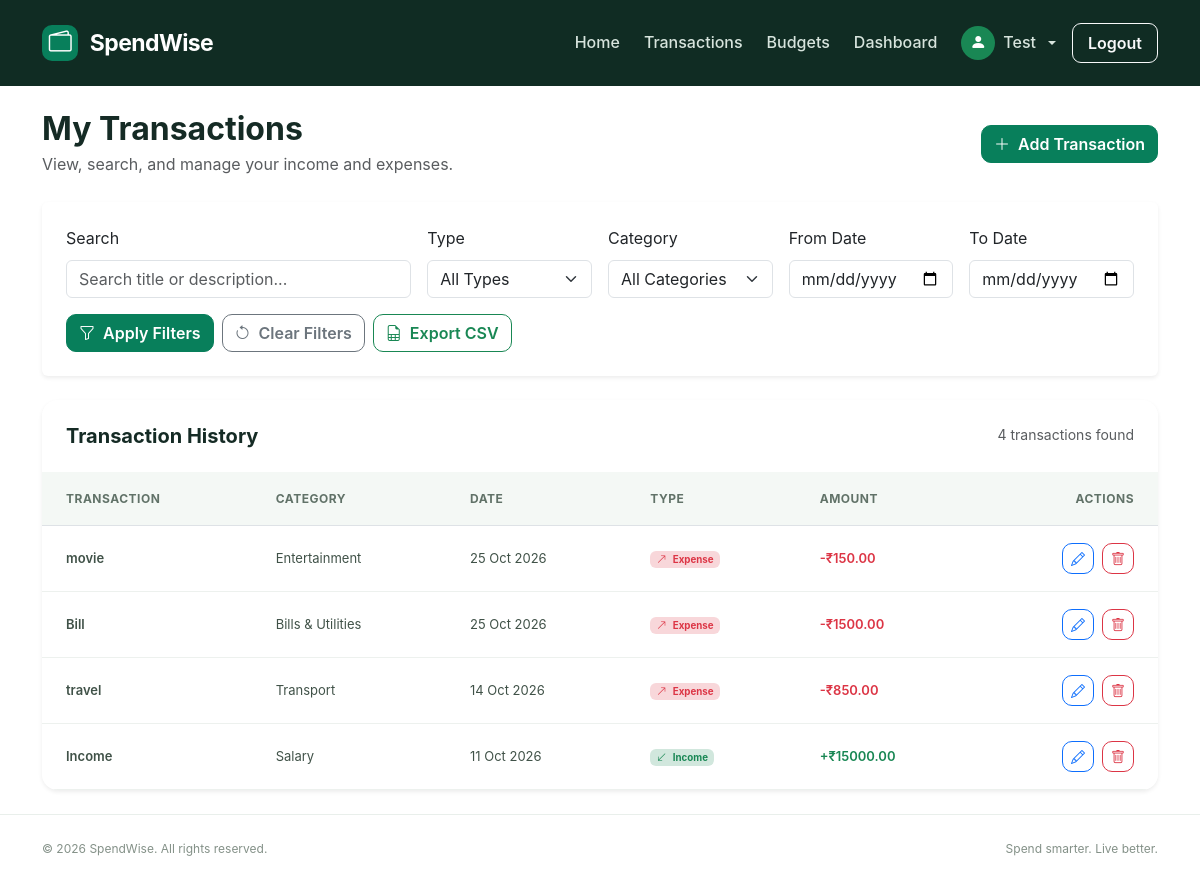
Page /transactions/ (signed in) on the earlier database version.
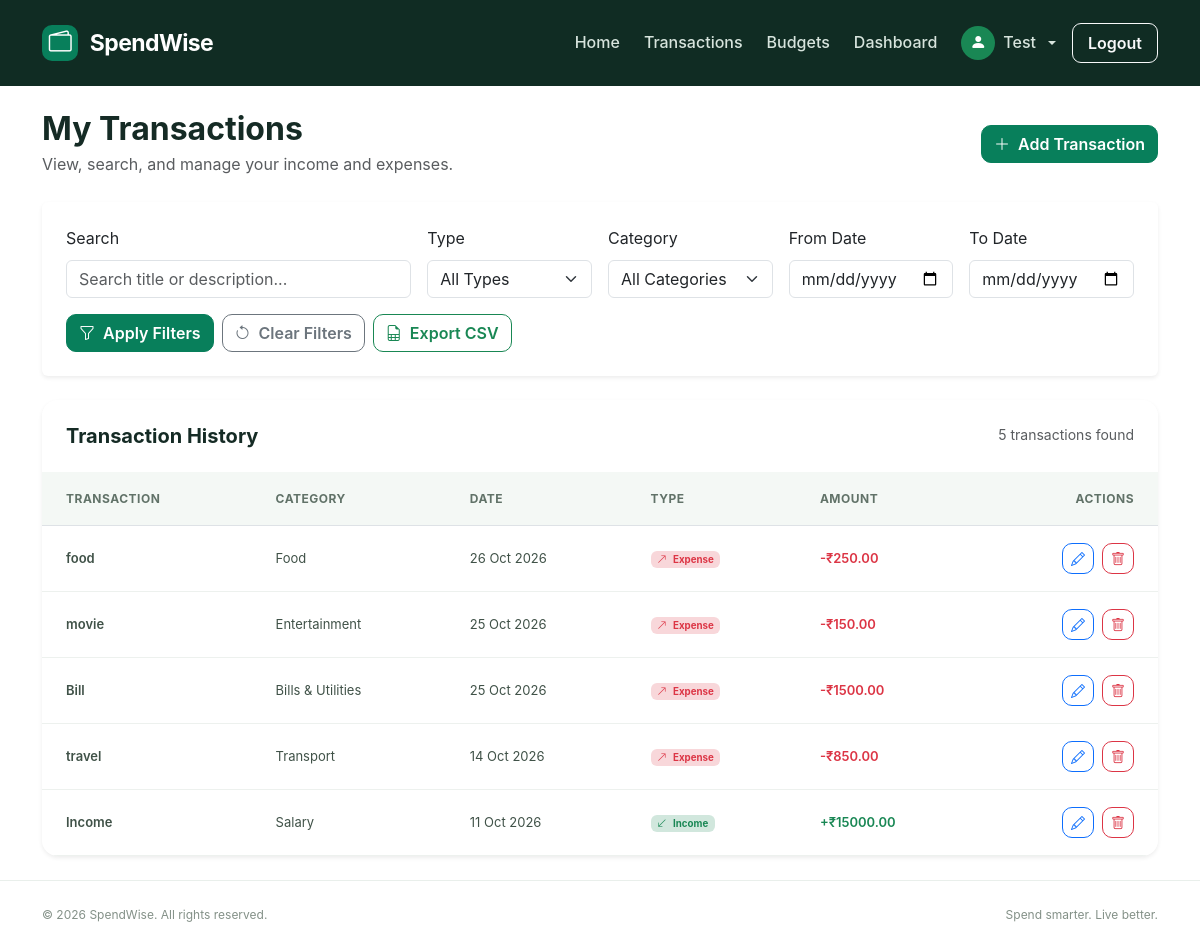
Same page on the later database version.
### transactions/models.py (models this page shows, shortened)
class Transaction(models.Model):
    TRANSACTION_TYPES = [
        ('income', 'Income'),
        ('expense', 'Expense'),
    ]
    STATUS_CHOICES = [
        ('planned', 'Planned'),
        ('completed', 'Completed'),
    ]
    status = models.CharField(
        max_length=10,
        choices=STATUS_CHOICES,
        default='completed',
    )
    CATEGORY_CHOICES = [
        ('salary', 'Salary'),
        ('food', 'Food'),
        ('transport', 'Transport'),
        ('shopping', 'Shopping'),
        ('bills', 'Bills & Utilities'),
        ('health', 'Health'),
        ('education', 'Education'),
        ('entertainment', 'Entertainment'),
        ('grocery','Grocery'),
        ('other', 'Other'),
    ]
    user = models.ForeignKey(
        User,
        on_delete=models.CASCADE,
        related_name='transactions'
    )
    title = models.CharField(max_length=100)
    amount = models.DecimalField(
        max_digits=12,
        decimal_places=2,
        validators=[MinValueValidator(0.01)]
    )
    transaction_type = models.CharField(
        max_length=10,
        choices=TRANSACTION_TYPES
    )
    category = models.CharField(
        max_length=20,
        choices=CATEGORY_CHOICES,
        default='other'
    )
    date = models.DateField()
    description = models.TextField(blank=True)
    created_at = models.DateTimeField(auto_now_add=True)
    updated_at = models.DateTimeField(auto_now=True)
    class Meta:
        ordering = ['-date', '-created_at']

### transactions/views.py (the view)
# urls.py: path('', views.transaction_list, name='transaction_list'),
@login_required
def transaction_list(request):
    transactions = Transaction.objects.filter(
        user=request.user,
        status='completed'
    ).order_by('-date', '-created_at')
    search_query = request.GET.get('q', '').strip()
    transaction_type = request.GET.get('type', '').strip()
    category = request.GET.get('category', '').strip()
    start_date = request.GET.get('start_date', '').strip()
    end_date = request.GET.get('end_date', '').strip()
    if search_query:
        transactions = transactions.filter(
            Q(title__icontains=search_query) |
            Q(description__icontains=search_query)
        )
    if transaction_type in ('income', 'expense'):
        transactions = transactions.filter(
            transaction_type=transaction_type
        )
    valid_categories = {
        value for value, label
        in Transaction._meta.get_field('category').choices
    }
    if category in valid_categories:
        transactions = transactions.filter(
            category=category
        )
    if start_date:
        transactions = transactions.filter(
            date__gte=start_date
        )
    if end_date:
        transactions = transactions.filter(
            date__lte=end_date
        )
    paginator = Paginator(transactions, 5)
    page_obj = paginator.get_page(request.GET.get('page'))
    context = {
        'transactions': page_obj.object_list,
        'page_obj': page_obj,
        'search_query': search_query,
        'selected_type': transaction_type,
        'selected_category': category,
        'start_date': start_date,
        'end_date': end_date,
        'category_choices': Transaction._meta.get_field(
            'category'
        ).choices,
    }
    return render(
        request,
        'transactions/transaction_list.html',
        context
    )

### templates/transactions/transaction_list.html (shortened to what the changed rows need)
{% extends 'base.html' %}
{% load static %}
{% block content %}
<div class="container py-4">
    <div class="d-flex flex-wrap justify-content-between align-items-center gap-3 mb-4">
        <div>
            <h2 class="section-heading mb-1">My Transactions</h2>
        </div>
    </div>
    <div class="card transaction-table-card border-0 shadow-sm">
        <div class="card-header bg-white border-0 p-4">
            <div class="d-flex flex-wrap justify-content-between align-items-center gap-2">
                <h5 class="mb-0">Transaction History</h5>
                <span class="text-muted small">
                    {{ page_obj.paginator.count }}
                    transaction{{ page_obj.paginator.count|pluralize }}
                    found
                </span>
            </div>
        </div>
        <div class="card-body p-0">
            {% if transactions %}
                <div class="table-responsive">
                    <table class="table align-middle mb-0">
                        <thead>
                            <tr>
                                <th class="ps-4">Transaction</th>
                                <th>Category</th>
                                <th>Date</th>
                                <th>Type</th>
                                <th>Amount</th>
                                <th class="text-end pe-4">Actions</th>
                            </tr>
                        </thead>
                        <tbody>
                            {% for transaction in transactions %}
                                <tr>
                                    <td class="ps-4">
                                        <div class="fw-semibold">
                                            {{ transaction.title }}
                                        </div>
                                    </td>
                                    <td>
                                        {{ transaction.get_category_display }}
                                    </td>
                                    <td>
                                        {{ transaction.date|date:"d M Y" }}
                                    </td>
                                    <td>
                                        {% if transaction.transaction_type == 'income' %}
                                            <span class="badge bg-success-subtle text-success">
                                                <i class="bi bi-arrow-down-left me-1"></i>
                                                Income
                                            </span>
                                        {% else %}
                                            <span class="badge bg-danger-subtle text-danger">
                                                <i class="bi bi-arrow-up-right me-1"></i>
                                                Expense
                                            </span>
                                        {% endif %}
                                    </td>
                                    <td>
                                        <span class="fw-semibold {% if transaction.transaction_type == 'income' %}text-success{% else %}text-danger{% endif %}">
                                            {% if transaction.transaction_type == 'income' %}+{% else %}-{% endif %}₹{{ transaction.amount|floatformat:2 }}
                                        </span>
                                    </td>
                                    <td class="text-end pe-4">
                                        <div class="d-inline-flex gap-2">
                                            <a href="{% url 'edit_transaction' transaction.pk %}"
                                               class="btn btn-sm btn-outline-primary"
                                               title="Edit transaction"
                                               aria-label="Edit {{ transaction.title }}">
                                                <i class="bi bi-pencil"></i>
                                            </a>
                                            <a href="{% url 'delete_transaction' transaction.pk %}"
                                               class="btn btn-sm btn-outline-danger"
                                               title="Delete transaction"
                                               aria-label="Delete {{ transaction.title }}">
                                                <i class="bi bi-trash"></i>
                                            </a>
                                        </div>
                                    </td>
                                </tr>
                            {% endfor %}
                        </tbody>
                    </table>
                </div>
            {% endif %}
        </div>
    </div>
</div>
{% endblock %}

Differences in the rows shown:
now on this page (row edited): Transaction: transaction_type "expense" (drawn)
Other differences:
{{ page_obj.paginator.count }}: "4" → "5"
